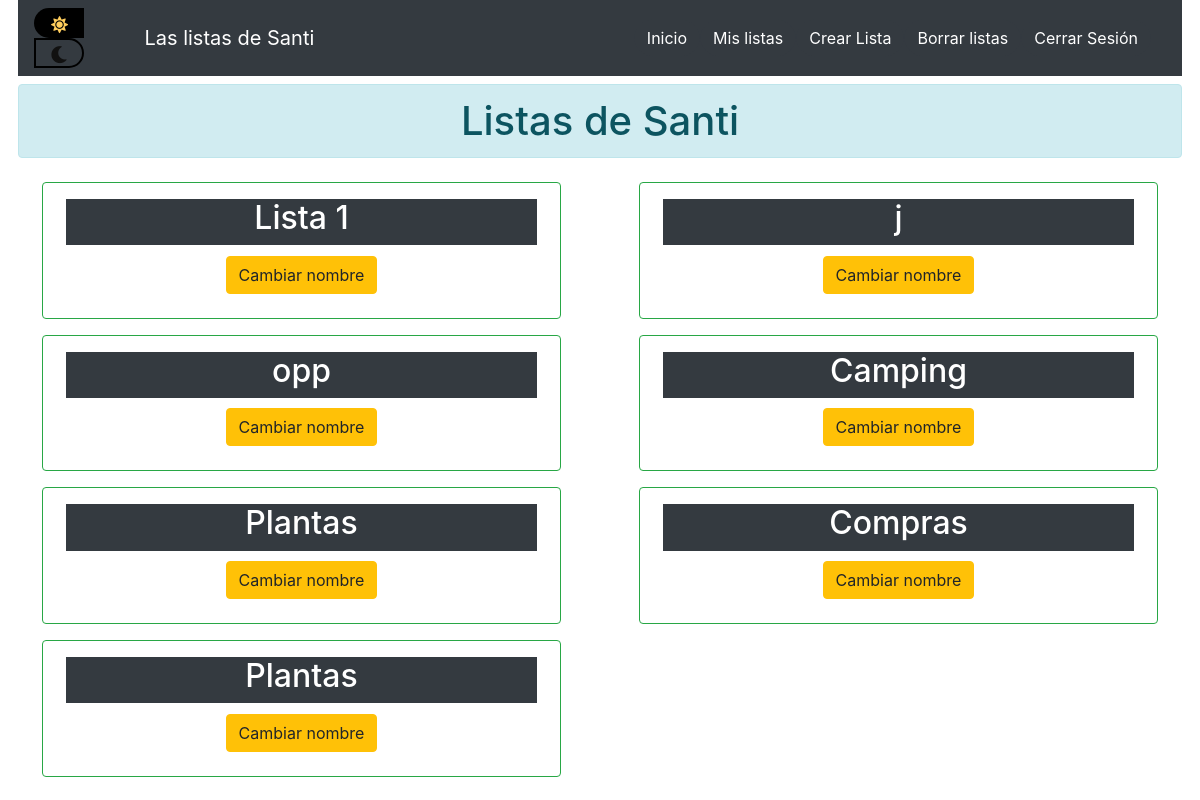
/lista_nombre (signed in), run on the app's committed database.
### listas/models.py (models this page shows)
class Lista(models.Model):
    nombre_lista = models.CharField(max_length=200)
    user = models.ForeignKey(User, on_delete=models.CASCADE)
    class Meta:
      def __str__(self):
        return self.nombre_lista + ' - ' + self.user.username

### listas/views.py (the view)
# urls.py: path('lista_nombre', views.lista_nombre, name='lista_nombre'),
@login_required
def lista_nombre(request):
    listas = Lista.objects.filter(user=request.user)
    context = {
        'listas': listas,
    }
    return render(request, 'lista_nombre.html', context)

### templates/lista_nombre.html (shortened to what this page needs)
{% extends 'base.html' %}
{% block contenido %}
  <div class="text-center mt-2">
    <h1 class="alert alert-info mt-2">Listas de {{ user.username|title }} </h1>
  </div>
  {% for lista in listas %}
  {% if forloop.first%}
  <div class="row">{% endif %}
    <div class="col-6 py-2 text-center">
    <div class="container card border-success col-md-11 py-2">
      <div class="text-white bg-dark my-2 mx-2 text-center">
        <h2>{{ lista.nombre_lista }}
        </h2>
      </div>
      <form class="form-group h2 mx-2" action='{% url 'lista_cambiar_nombre' lista_id=lista.id %}' method="POST">
        <button class="btn btn-warning">
          Cambiar nombre
        </button>
      </form>
      </div>
    </div>
  <br>
  {% if forloop.counter|divisibleby:2 %}
  </div>
  <div class="row">{% endif %}
  {% if forloop.last %}</div>{% endif %}
  {% endfor %}
  {% endblock %}

### templates/navbar.html (shortened to what this page needs)
<!DOCTYPE html>
<html lang="en">
  <head>
    <link rel="stylesheet" href="https://cdn.jsdelivr.net/npm/bootstrap@4.3.1/dist/css/bootstrap.min.css">
  </head>
    <nav class="navbar navbar-expand-lg navbar-dark bg-dark">
      <div class="pull-left">
        <div id="id-sun" class="btn-mode sun active">
          <i class="fas fa-sun"></i>
        </div>
        <div id="id-moon" class="btn-mode moon">
          <i class="fas fa-moon"></i>
        </div>
      </div>
  <div class="container">
    {% if user.is_authenticated %}
    <a class="navbar-brand" href="/" style="display: inline" >Las listas de {{ user.username|title }} </a>
    {% else %}
    <a class="navbar-brand" href="/">Mis listas</a>
    {% endif %}
    <div class="collapse navbar-collapse pull-right>" id="navbarNav">
      <ul class="navbar-nav ml-auto mr-0">
        <li class="nav-item">
          <a class="btn rounded-pill btn-dark" href="/" class="nav-link">Inicio</a>
        </li>
        {% if user.is_authenticated %}
        <li class="nav-item">
          <a class="btn rounded-pill btn-dark" href="{% url 'listas' %}" class="nav-link">Mis listas</a>
        </li>
        <li class="nav-item">
          <a class="btn rounded-pill btn-dark" href="{% url 'crear_lista' %}" class="nav-link">Crear Lista</a>
        </li>
        <li class="nav-item">
          <a class="btn rounded-pill btn-dark" href='{% url 'borrar_lista'%}' class="nav-link">Borrar listas</a>
        </li>
        <li class="nav-item">
          <a class="btn rounded-pill btn-dark" href="{% url 'logout' %}" class="nav-link">Cerrar Sesión</a>
        </li>
        {% endif %}
      </ul>
    </div>
  </div>
</nav>

### templates/base.html (style rules this page uses)
body { max-width: 97%; }

### templates/navbar.html (style rules this page uses)
.btn-mode { display: inline-block; width: 50px; height: 30px; border:2px solid black; transition: background-color .5s; }
.btn-mode i { display: block; font-size: 17px; text-align: center; line-height: 30px; }
.btn-mode.sun { border-top-left-radius: 20px; border-bottom-left-radius: 20px; border-right: 1px solid transparent; }
.btn-mode.moon { border-top-right-radius: 20px; border-bottom-right-radius: 20px; }
.active { background-color:black; color:#ffcd5c !important; }
body { background-color: #fff; color: #111; }

### data on the page
Lista: nombre_lista "Lista 1"
Lista: nombre_lista "j"
Lista: nombre_lista "opp"
Lista: nombre_lista "Camping"
Lista: nombre_lista "Plantas"
Lista: nombre_lista "Compras"
Lista: nombre_lista "Plantas"

### other printed values
{{ user.username|title }} "Santi"
